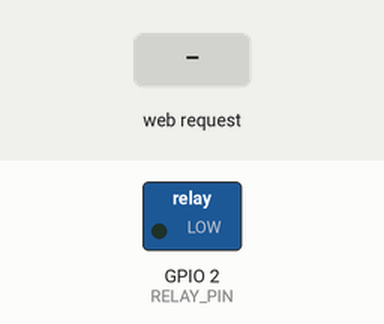
The sketch below on a simulated Seeed XIAO ESP32-C3. Shown: switched loads named in the sketch (green lamp = pin HIGH). The test bench sets the inputs (shaded band). WiFi joins after 1.5 s; servers stay silent unless stated; what the sketch prints to the serial monitor is not drawn.

Above: at 2.7 s.
2.8 s: HTTP request GET /lighton received
At 3.7 s:
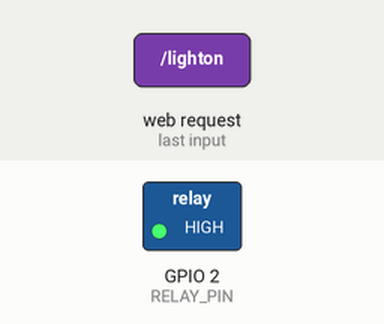
4.3 s: HTTP request GET /lightoff received
At 4.9 s:
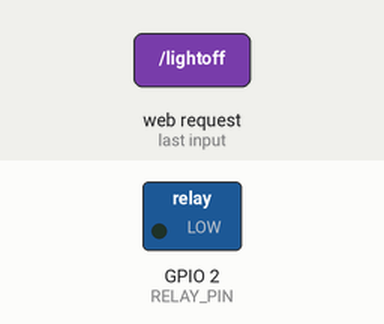
Timing chart, 0 to 7.3 s (numbered marks = the images above; inputs shaded):
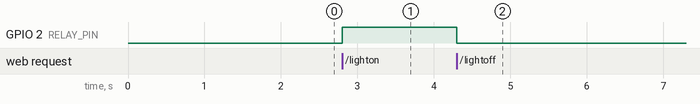

Measured:
- after the input at 2.8 s, GPIO 2 (RELAY_PIN): LOW → HIGH at once
- after the input at 4.3 s, GPIO 2 (RELAY_PIN): HIGH → LOW at once

The sketch:

xiao_esp32c3.ino
```cpp
#include <WiFi.h>
#include <WebServer.h>

const char* ssid = "AndroidAP3DEC";
const char* password = "11122233";

WebServer server(80);

#define RELAY_PIN 2

void handleLightOn() {
  digitalWrite(RELAY_PIN, HIGH);
  server.send(200, "text/plain", "LIGHT ON");
}

void handleLightOff() {
  digitalWrite(RELAY_PIN, LOW);
  server.send(200, "text/plain", "LIGHT OFF");
}

void setup() {

  Serial.begin(115200);

  pinMode(RELAY_PIN, OUTPUT);

  digitalWrite(RELAY_PIN, LOW);

  WiFi.begin(ssid, password);

  Serial.print("Connecting");

  while (WiFi.status() != WL_CONNECTED) {
    delay(500);
    Serial.print(".");
  }

  Serial.println("");
  Serial.println("WiFi Connected");

  Serial.print("XIAO IP Address: ");
  Serial.println(WiFi.localIP());

  server.on("/lighton", handleLightOn);
  server.on("/lightoff", handleLightOff);

  server.begin();

  Serial.println("Server Started");
}

void loop() {
  server.handleClient();
}
```
